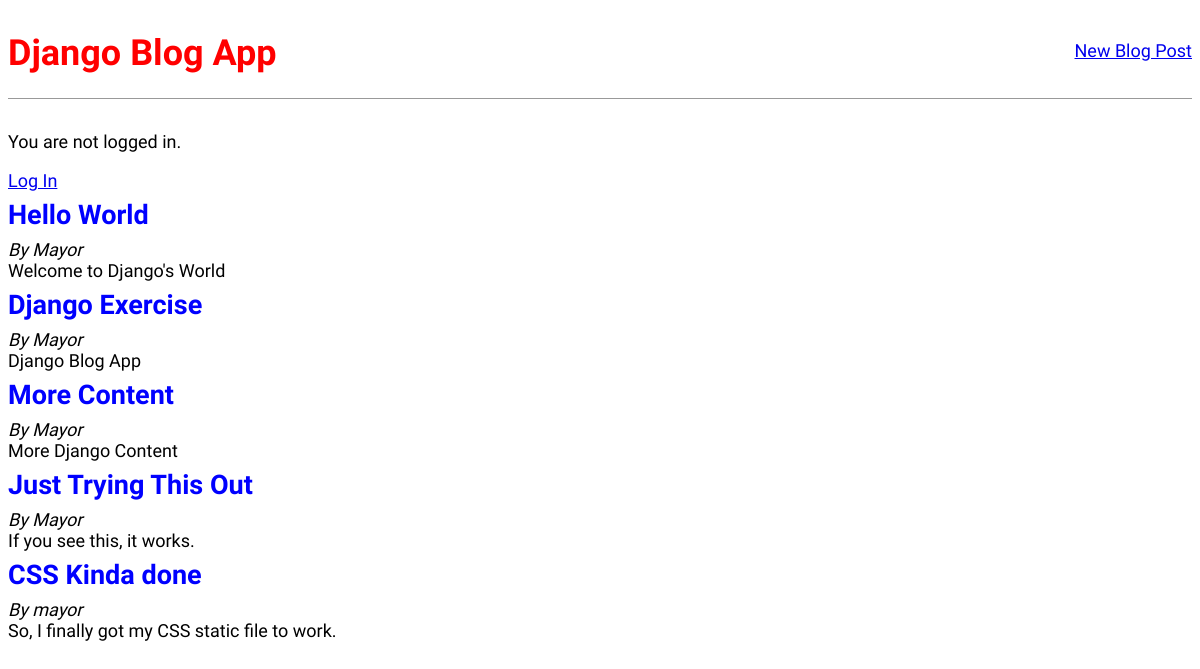
Before: / with the older database file.
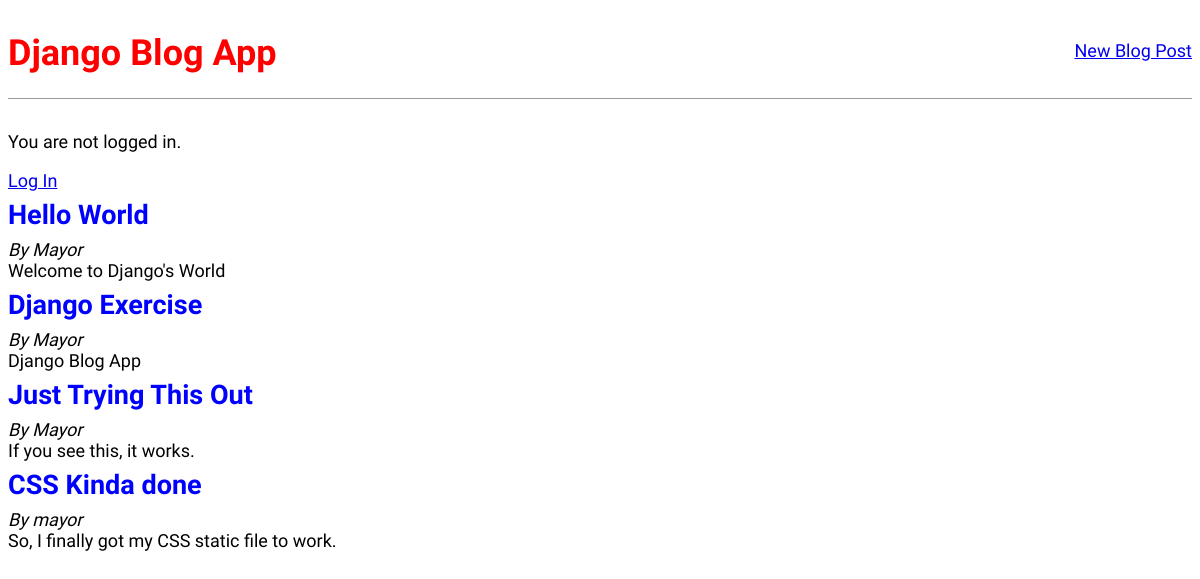
After: the same page with the newer database file.
### blogApp/models.py (models this page shows, shortened)
class Post(models.Model):
    title = models.CharField(max_length = 200)
    author = models.ForeignKey('auth.User', on_delete = models.CASCADE)
    body = models.TextField()

### blogApp/views.py (the view)
# urls.py: path('', BlogListView.as_view(), name = 'home'),
class BlogListView(ListView):
    model = Post
    template_name = 'home.html'

### templates/home.html
{% extends 'base.html' %} {% block content %} {% for post in object_list %}
<div class="post-entry">
    <h2>
        <a href="{% url 'post_detail' post.pk %}">{{post.title}} </a>
    </h2>
    <p>
        <i>By {{post.author}}</i>
    </p>
    <p>
        {{ post.body }}
    </p>
</div>
{% endfor %} {% endblock %}

Changed rows visible on the page:
removed Post: title "More Content", author "Mayor", body "More Django Content"
